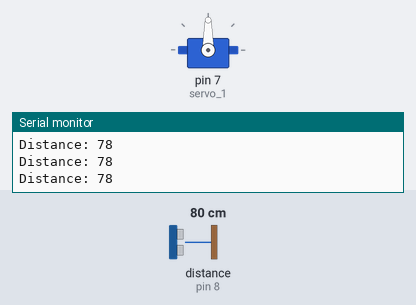
A sketch run on a simulated Arduino Uno, built with avr-gcc and run on an emulated ATmega328P. On the bench: servo, the last lines printed to the serial monitor. Wiring (inferred from the names in the program): ultrasonic range finder: trigger pin 9; echo pin 8. The inputs (shaded band) are chosen by the test bench; at power-on: distance to the obstacle (sensor on pin 8) 80 cm. The echo pulse lasts 58.3 µs per cm.

Above: at 3.2 s.
3.3 s: distance to the obstacle (sensor on pin 8) set to 29 cm
4.8 s: distance to the obstacle (sensor on pin 8) set to 25 cm
At 6.0 s:
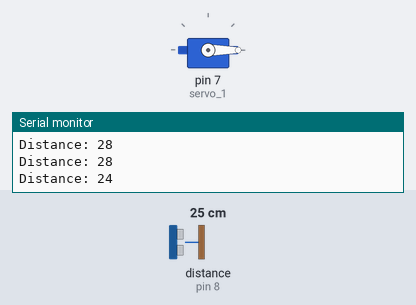
6.3 s: distance to the obstacle (sensor on pin 8) set to 250 cm
At 9.0 s:
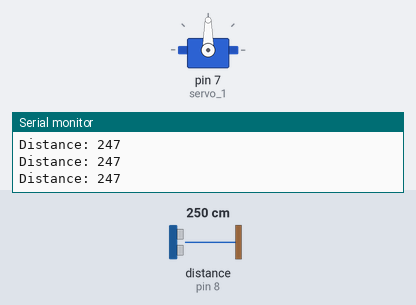
9.3 s: distance to the obstacle (sensor on pin 8) set to 2 cm
At 10.6 s:
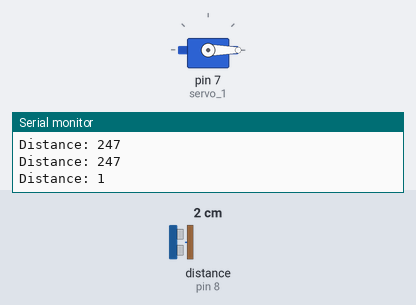
Timing chart, 0 to 11.8 s (numbered marks = the images above; inputs shaded):
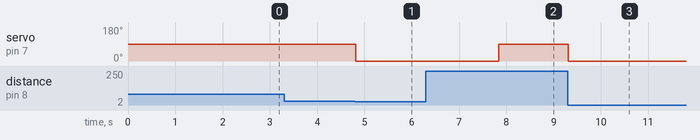

Measured:
- the behaviour switches between 27 and 26 cm on distance to the obstacle (sensor on pin 8) (found by bisection; images 0 and 1)
- after the input at 4.8 s, servo on pin 7 (servo_1): 90° → 0° at once
- after the input at 6.3 s, servo on pin 7 (servo_1): 0° → 90° after 1.5 s
- after the input at 9.3 s, servo on pin 7 (servo_1): 90° → 0° at once

The sketch:

automated_dustbin.ino
```cpp
#include <Servo.h>
#include <Wire.h>

Servo servo_1;
int trigPin = 9;
int echoPin = 8;

long duration;
int distance;

void setup(){
  servo_1.attach(7, 500, 2500);
  servo_1.write(90);  //initially keeping the bin lid closed
  delay(2000);

  pinMode(trigPin, OUTPUT);
  pinMode(echoPin, INPUT);
  Serial.begin(9600);
}

void loop(){
  digitalWrite(trigPin, LOW);
  delayMicroseconds(2);
  digitalWrite(trigPin, HIGH);
  delayMicroseconds(10);
  digitalWrite(trigPin, LOW);

  duration = pulseIn(echoPin, HIGH);
  distance= duration*0.034/2;

  Serial.print("Distance: ");
  Serial.println(distance);

  if ( distance <= 25   ){
    servo_1.write(0);  //when distance to bin is less than 25cm than bin opens lid
    delay(3000);
  }
  else{
      servo_1.write(90);  //when there is more than 25cm distance to the bin than bin lid closes
  }
}
```
